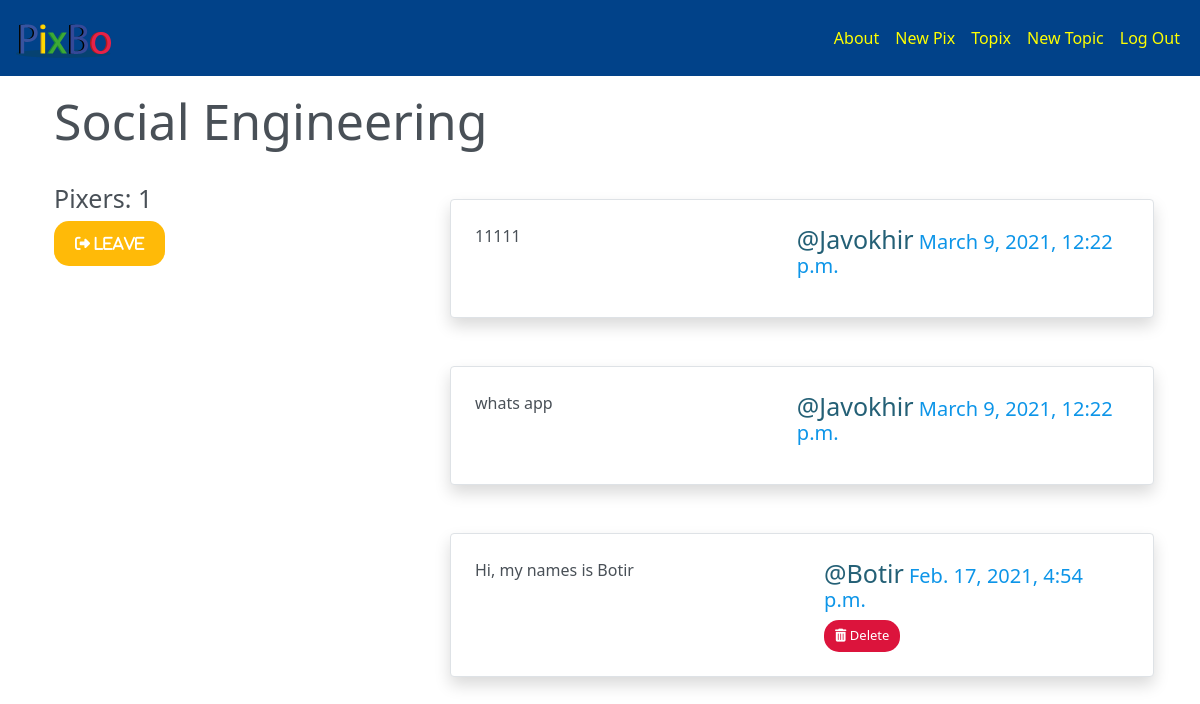
The app's page /groups/posts/in/social-engineering (signed in) with its own data.
### groups/models.py (models this page shows, shortened)
class Group(models.Model):
    name = models.CharField(max_length=256, unique=True)
    slug = models.SlugField(allow_unicode=True, unique=True)
    description = models.TextField(blank=True, default='')
    description_html = models.TextField(editable=False, default='', blank=True)
    members = models.ManyToManyField(User, through='GroupMember')
    class Meta:
        ordering = ['name']

### posts/models.py (models this page shows, shortened)
class Post(models.Model):
    user = models.ForeignKey(User, related_name='posts', on_delete=models.CASCADE)
    created_at = models.DateTimeField(auto_now=True)
    message = models.TextField()
    message_html = models.TextField(editable=False)
    group = models.ForeignKey(Group, related_name='posts', null=True, blank=True, on_delete=models.CASCADE)
    class Meta:
        ordering = ['-created_at']
        unique_together = ['user', 'message']

### groups/views.py (the view)
# urls.py: path('posts/in/<slug:slug>', views.SingleGroup.as_view(), name='single'),
class SingleGroup(generic.DetailView):
    model = Group

### groups/templates/groups/group_detail.html
{% extends 'groups/base_group.html' %}
{% block pregoup %}
<h1 class='groupName'>{{group.name}}</h1>
<div class="col-sm-4 content">
  <br>
  <h2 class='groupMembers'>Pixers: {{ group.members.count }} </h2>
  {% if user in group.members.all %}
    <a href="{% url 'groups:leave' slug=group.slug %}"
    class="btn btnLeave"><i class="fas fa-sign-out-alt"> Leave</i></a>
  {% else %}
    <a href="{% url 'groups:join' slug=group.slug %}"
    class="btn btnJoin"><i class="fas fa-sign-in-alt"> Join</i></a>
  {% endif %}
</div>
{% endblock %}
{% block group_content %}
  <div class="col-sm-8">
    <br>
    {% if group.posts.count == 0 %}
      <h2>No pixes yet!</h2>
    {% else %}
      {% for post in group.posts.all %}
        {% include "posts/_post.html" %}
      {% endfor %}
    {% endif %}
  </div>
{% endblock %}

### posts/templates/posts/_post.html
<div class="d-flex border bg-light m-3 shadow p-3 mb-5 bg-white rounded">
  <div class="p-2 flex-grow-1 userPostText">{{ post.message_html|safe }}</div>
  <div class="p-2">
    <h5>
    <span><a class="group-list-user username" href="{% url 'posts:for_user' username=post.user.username %}">@{{ post.user.username }}</a></span>
    <time><a class="time" href="{% url 'posts:single' username=post.user.username pk=post.pk%}">{{ post.created_at }}</a></time>
    </h5>
    <div>
      {% if user.is_authenticated and post.user == user and not hide_delete %}
      <a href="{% url 'posts:delete' pk=post.pk %}" title="delete" class="btn deleteButton">
        <i class="fas fa-trash-alt" aria-hidden='true'></i>
        <span>Delete</span>
      </a>
      {% endif %}
    </div>
  </div>
</div>

### static/PixBo/css/master.css (style rules this page uses)
html body { background-color: #fff; overflow-x: hidden; height: 100%; color: #495057; }
.group-list-user { text-decoration: none; color: #246076; }
.groupName { margin-top: 15px; text-align: auto; font-size: 50px; }
.groupMembers { font-size: 25px; }
.btnLeave { background-color: #ffba08; color: #ffffff; display: inline-block; padding: 10px 20px; text-align: center; border-radius: 15px; outline: none; font-size: 15px; margin-right: auto; margin-left: auto; }
.userPostText { margin-left: 0px; width: 350px; height: 85px; word-break: break-all; overflow: auto; }
.username { font-size: 25px; }
.time { text-decoration: none; color: #0d95e8; }
.deleteButton { background-color: rgb(220,20,60); color: #ffffff; display: inline-block; padding: 5px 10px; text-align: center; border-radius: 13px; outline: none; font-size: 13px; margin-right: auto; margin-left: auto; }
.btn { border-radius: 15px; }

### records on screen
Group: name "Social Engineering", members.count "1"
Post: message_html "11111", user.username "Javokhir", created_at "March 9, 2021, 12:22 p.m."
Post: message_html "whats app", user.username "Javokhir", created_at "March 9, 2021, 12:22 p.m."
Post: message_html "Hi, my names is Botir", user.username "Botir", created_at "Feb. 17, 2021, 4:54 p.m.", shows "Delete"
